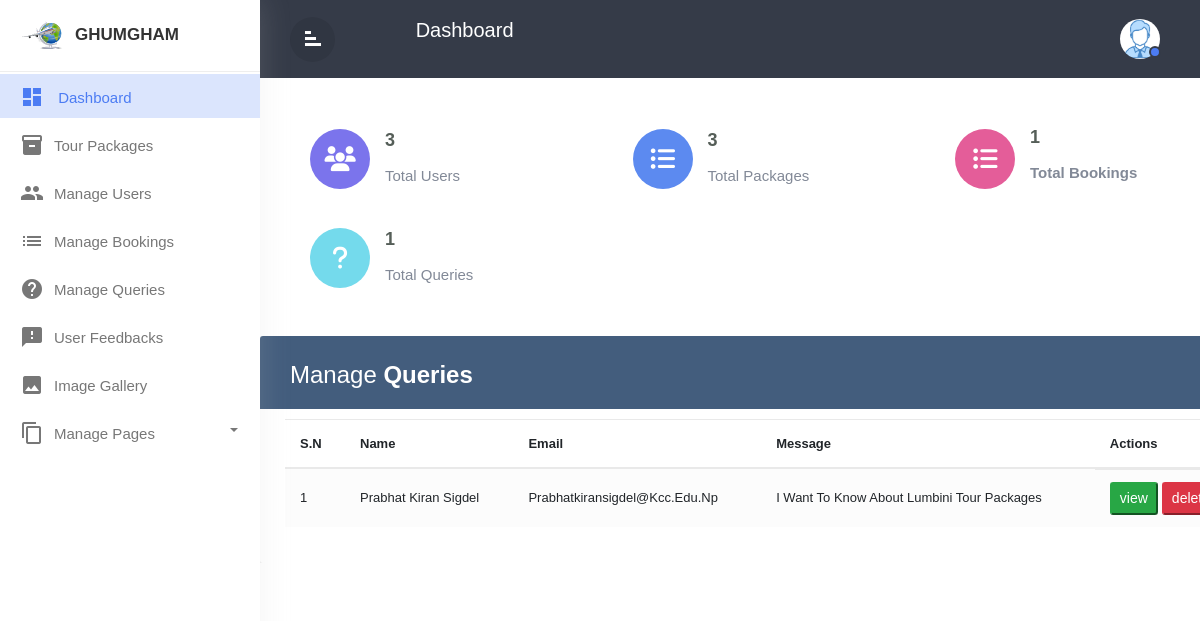
Screenshot of /Ghumgham/Admin/managequeries.php (signed in) with the database file from the repository.
### tables this page shows
CREATE TABLE `contact` (
  `id` int NOT NULL,
  `name` varchar(100) NOT NULL,
  `email` varchar(100) NOT NULL,
  `message` varchar(255) NOT NULL,
  `contact_date` date NOT NULL
);

### Ghumgham/Admin/managequeries.php (called while the page is built, shortened)
<?php
    include './nav.php';
    include './managequeriestemplate.php';
?>

### Ghumgham/Admin/managequeriestemplate.php (the view, shortened to what this page needs)
<?php
    global $pdo;
    $sql = "SELECT * FROM contact";
    $statement = $pdo->query($sql);
    $queries = $statement->fetchAll(PDO::FETCH_ASSOC);
?>
<div class="main">
    <div class="container-xl">
        <div class="table-responsive">
            <div class="table-wrapper">
                <div class="table-title">
                    <div class="row">
                        <div class="col-sm-6">
                            <h2>Manage <b>Queries</b></h2>
                        </div>
                    </div>
                </div>
                <table class="table table-striped table-hover" id="queriesTable">
                    <thead>
                        <tr>
                            <th>
                                <span >
                                    S.N
                                </span>
                            </th>
                            <th>Name</th>
                            <th>Email</th>
                            <th>Message</th>
                            <th>Actions</th>
                        </tr>
                    </thead>
                    <tbody>
                        <?php
                        $i = 0;
                            foreach($queries as $query){
                                $i = $i + 1;
                            ?>
                            <tr>
                            <td>
                                <span>
                                    <?=$i;?>
                                </span>
                            </td>
                            <td><?=$query['name'];?></td>
                            <td><?=$query['email'];?></td>
                            <td><?=$query['message'];?></td>
                            <td class="d-flex">
                                <button type="button" class="viewQueryBtn btn-sm btn-success mr-1" value="<?=$query['id'];?>" data-toggle="modal">view</button>
                                <button type="button" name="deleteQueryBtn" class="deleteQueryBtn btn-sm btn-danger" value="<?=$query['id'];?>" data-toggle="modal">delete</button>
                            </td>
                        </tr>
                        <?php }
                        ?>
                    </tbody>
                </table>
            </div>
        </div>
    </div>

### Ghumgham/Admin/style.css (style rules this page uses)
* { margin: 0; padding:0; box-sizing:border-box; font-family:'Poppins' ,sans-serif; }
body,html { line-height:1.8; font-family:'Poppins',sans-serif; color:#555e58; text-transform:capitalize; font-weight:400; margin:0px; padding:0px; }
h1,h2,h3,h4,h5,h6,.h1,.h3,.h4 { font-weight:400; line-height:1.5em; }
a { color:#333; font-weight:400; }
button { cursor:pointer; }
ul,ol { padding:0px; margin:0px; list-style:none; }
a,a:hover,a:focus { color:#333; text-decoration:none; transition:all 0.3s; }
.wrapper { position:relative; width:100%; overflow:auto; }
#sidebar { position:fixed; height:100%!important; top:0; left:0; bottom:0; z-index:11; width:260px; overflow:auto; transition:all 0.3s; background-color:#fff; box-shadow:0 0 30px 0 rgba(200 200 200 / 20%); }
#sidebar .sidebar-header { padding:20px; background-color:#fff; border-bottom:1px solid #eee; }
.sidebar-header h3 { color:#333; font-size:17px; margin:0px; text-transform:uppercase; transition:all 0.5s ease; font-weight:600; }
.sidebar-header h3 img { width:45px; margin-right:10px; }
#sidebar ul li { padding:2px 0px; }
#sidebar ul li.active> a { color:#4c7cf3; background-color:#DBE5FD; }
#sidebar ul li.active> a i { color:#4c7cf3; }
.dropdown-toggle::after { position:absolute; right:22px; top:18px; color:#777777; }
#sidebar ul li.dropdown { position:sticky; }
#sidebar ul li a { padding:5px 10px 5px 20px; line-height:30px; font-size:15px; position:relative; font-weight:400; display:block; color:#777777; text-transform:capitalize; }
#sidebar ul li a i { position:relative; margin-right:10px; top:6px; }
.main { color: #566787; background: #f5f5f5; font-family: 'Varela Round', sans-serif; font-size: 13px; }
.table-responsive { margin: 30px 0; }
.table-wrapper { background: #fff; padding: 20px 25px; border-radius: 3px; min-width: 1000px; box-shadow: 0 1px 1px rgba(0,0,0,.05); }
.table-title { padding-bottom: 15px; background: #435d7d; color: #fff; padding: 16px 30px; min-width: 100%; margin: -20px -25px 10px; border-radius: 3px 3px 0 0; }
.table-title h2 { margin: 5px 0 0; font-size: 24px; }
table.table tr th, table.table tr td { border-color: #e9e9e9; padding: 12px 15px; vertical-align: middle; }
table.table tr th:first-child { width: 60px; }
table.table tr th:last-child { width: 100px; }
table.table-striped tbody tr:nth-of-type(odd) { background-color: #fcfcfc; }

### rows the page displays
contact: name "Prabhat Kiran Sigdel", email "Prabhatkiransigdel@kcc.edu.np", message "I Want To Know About Lumbini Tour Packages", $query['id'] 27 (drawn)

### other values shown
$number_of_users "3"
$total_packages "3"
$total_bookings "1"
$total_queries "1"
